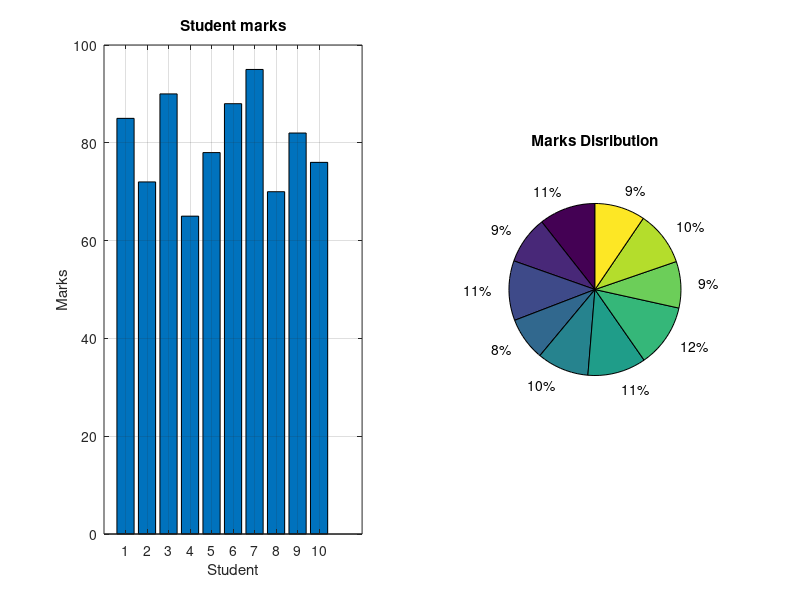

MATLAB code to generate this figure:
clc;
clear;
close all;

marks = [85 72 90 65 78 88 95 70 82 76];

max_marks = max(marks);
min_marks = min(marks);
avg_marks = mean(marks);
std_marks = std(marks);

disp('STUDENT MARKS ANALYSIS')
disp('----------------------')

fprintf('Highest marks: %d\n', max_marks);
fprintf('Lowest marks: %d\n', min_marks);
fprintf('Average marks: %.2f\n', avg_marks);
fprintf('Standard marks:%.2f\n', std_marks);

figure

subplot(1,2,1)
bar(marks)
grid on
title('Student marks')
xlabel('Student')
ylabel('Marks')

subplot(1,2,2)
pie(marks)
title('Marks Disribution')
